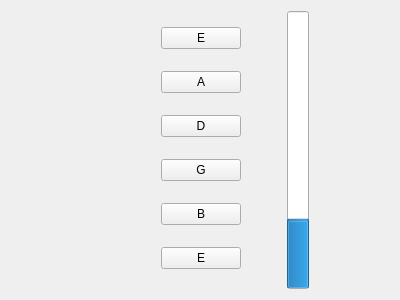
<?xml version="1.0" encoding="UTF-8"?>
<ui version="4.0">
 <class>Accordeur</class>
 <widget class="QWidget" name="Accordeur">
  <property name="geometry">
   <rect>
    <x>0</x>
    <y>0</y>
    <width>400</width>
    <height>300</height>
   </rect>
  </property>
  <property name="windowTitle">
   <string>Form</string>
  </property>
  <layout class="QHBoxLayout" name="horizontalLayout_2">
   <item>
    <spacer name="horizontalSpacer">
     <property name="orientation">
      <enum>Qt::Horizontal</enum>
     </property>
     <property name="sizeHint" stdset="0">
      <size>
       <width>40</width>
       <height>20</height>
      </size>
     </property>
    </spacer>
   </item>
   <item>
    <layout class="QHBoxLayout" name="horizontalLayout">
     <item>
      <layout class="QVBoxLayout" name="verticalLayout">
       <item>
        <widget class="QPushButton" name="MiGravepushButton">
         <property name="text">
          <string>E</string>
         </property>
        </widget>
       </item>
       <item>
        <widget class="QPushButton" name="LapushButton">
         <property name="text">
          <string>A</string>
         </property>
        </widget>
       </item>
       <item>
        <widget class="QPushButton" name="RepushButton">
         <property name="text">
          <string>D</string>
         </property>
        </widget>
       </item>
       <item>
        <widget class="QPushButton" name="SolpushButton">
         <property name="text">
          <string>G</string>
         </property>
        </widget>
       </item>
       <item>
        <widget class="QPushButton" name="SipushButton">
         <property name="text">
          <string>B</string>
         </property>
        </widget>
       </item>
       <item>
        <widget class="QPushButton" name="MiAiguepushButton">
         <property name="text">
          <string>E</string>
         </property>
        </widget>
       </item>
      </layout>
     </item>
     <item>
      <spacer name="horizontalSpacer_4">
       <property name="orientation">
        <enum>Qt::Horizontal</enum>
       </property>
       <property name="sizeHint" stdset="0">
        <size>
         <width>40</width>
         <height>20</height>
        </size>
       </property>
      </spacer>
     </item>
     <item>
      <widget class="QProgressBar" name="frequencyLevelprogressBar">
       <property name="value">
        <number>24</number>
       </property>
       <property name="orientation">
        <enum>Qt::Vertical</enum>
       </property>
       <property name="textDirection">
        <enum>QProgressBar::BottomToTop</enum>
       </property>
      </widget>
     </item>
     <item>
      <spacer name="horizontalSpacer_3">
       <property name="orientation">
        <enum>Qt::Horizontal</enum>
       </property>
       <property name="sizeHint" stdset="0">
        <size>
         <width>40</width>
         <height>20</height>
        </size>
       </property>
      </spacer>
     </item>
     <item>
      <spacer name="horizontalSpacer_2">
       <property name="orientation">
        <enum>Qt::Horizontal</enum>
       </property>
       <property name="sizeHint" stdset="0">
        <size>
         <width>40</width>
         <height>20</height>
        </size>
       </property>
      </spacer>
     </item>
    </layout>
   </item>
  </layout>
 </widget>
 <resources/>
 <connections/>
</ui>
